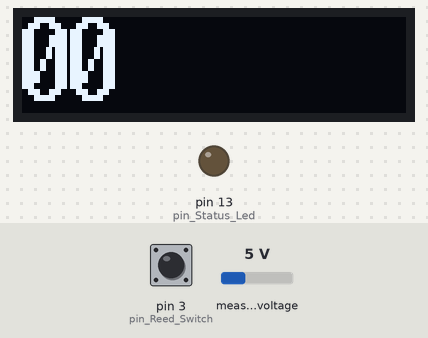
A program run on a simulated Arduino Pro Mini, built with avr-gcc and run on an emulated ATmega328P. Shown: 128×32 one-colour display, output pins drawn as LEDs (lit = HIGH). Inputs (shaded band) come from the test bench; at power-on: measured voltage 5 V, pin 3 (pin_Reed_Switch) HIGH.

Above: at 1.8 s.
At 7.5 s:
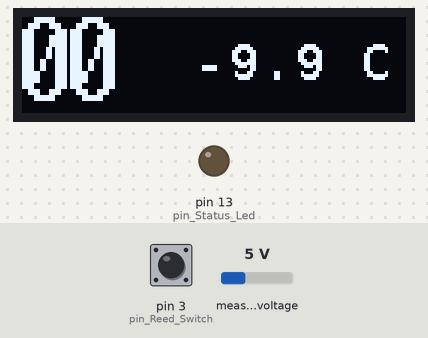
7.6 s: measured voltage set to 5.4 V
At 8.9 s:
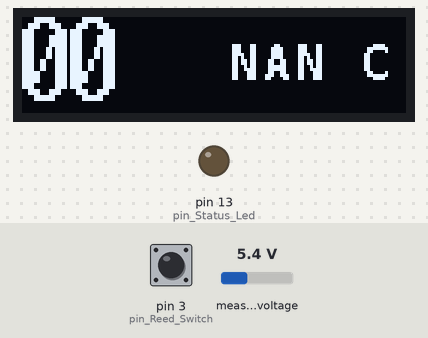
9.4 s: measured voltage set to 0.3 V
At 10.4 s:
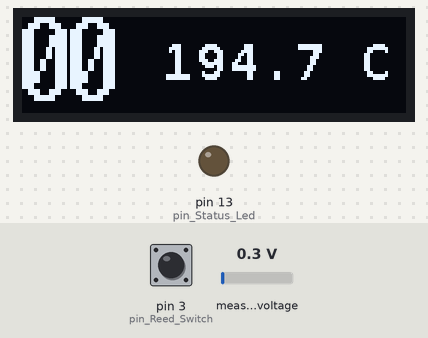
11.4 s: measured voltage set to 3.8 V
At 13.1 s:
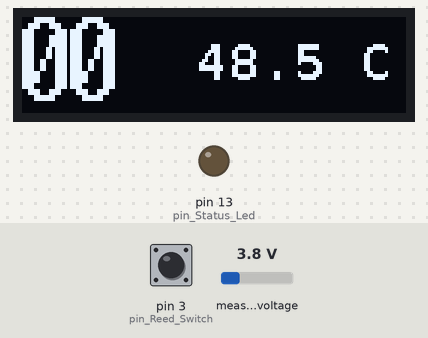
Timing chart, 0 to 14.6 s (numbered marks = the images above; inputs shaded):
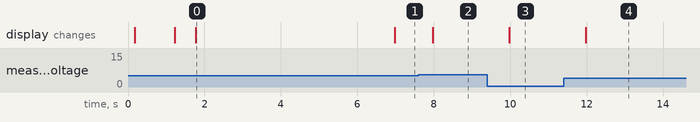

The program:

main.cpp
```cpp
// (licence header left out)
#include <Arduino.h>

#include "display.h"
#include "main.h"
#include "temperature_meter.h"

#define SW_ON_LEVEL LOW   /* Switch on level */
#define SW_OFF_LEVEL HIGH /* Switch off level */

#define COUNTER_STATE_RESET 0
#define COUNTER_STATE_DISABLED 1
#define COUNTER_STATE_START 2
#define COUNTER_STATE_COUNTING 3
#define COUNTER_STATE_STOP 4

#define VIRT_REED_SWITCH_OFF 0
#define VIRT_REED_SWITCH_ON 1

#define REED_SWITCH_STATE_RESET 0
#define REED_SWITCH_STATE_START_TIMER 1
#define REED_SWITCH_STATE_STOP_TIMER 2
#define REED_SWITCH_STATE_READ_PIN 3
#define REED_SWITCH_STATE_ROTATE_BIN_COUNTER 4
#define REED_SWITCH_STATE_SET_LOGIC_SWITCH 5

// Switch Variables - "Reed_Switch"
int           state_Reed_Switch = REED_SWITCH_STATE_RESET; // The actual ~state~ of the state machine
int           pin_Reed_Switch = 3;                         // Input/Output (IO) pin for the switch, 3 = pin 3 a.k.a. D3
int           value_Reed_Switch = 0;                       // Value of the switch ("HIGH" or "LOW")
unsigned long t_Reed_Switch = 0;                           // Typically represents the current time of the switch
unsigned long t_0_Reed_Switch = 0;                         // The time that we last passed through an interesting state
unsigned long bounce_delay_Reed_Switch = 5;                // The delay to filter bouncing
unsigned int  bin_counter = 0;                             // binary counter for reed switch
int           virtual_Reed_Switch = VIRT_REED_SWITCH_OFF;  // virtual switch

// State Machine Counter variables
int           state_counter1 = COUNTER_STATE_RESET; // The actual ~state~ of the state machine
int           iSecCounter1 = -1;                    // extern in main.h
int           iMinCounter1 = -1;                    // extern in main.h
int           prev_state_counter1 = 0; // Remembers the previous state (useful to know when the state has changed)
int           prev_iSecCounter1 = 0;
int           prev_iMinCounter1 = 0;
unsigned long start_counter1 = 0;
unsigned long elapsed_counter1 = 0;

int pin_Status_Led = LED_BUILTIN;

char TimeCounterStr[] = "00:00"; /** String to store time counter value, format: MM:SS */
char SecondsCounterStr[] = "00"; /** String to store time counter value, format: SS */

/* Functions */

void setup(void)
{
    // if DEBUG is turned on, intialize serial connection
    Serial.begin(115200);
#ifdef SERIAL_DEBUG_ENABLED
    Serial.println(F("Debugging is ON"));
#endif
    Gpio_Init();
    ina219_init();
    Display_Init();
    Display_Clear();
    // SM inits
    StateMachine_counter1();
    StateMachine_Reed_Switch();
    state_machine_volt_meter();
    // state_Display = DISPLAY_STATE_RESET;
    StateMachine_Display();
}

void loop()
{
    // Instruct all the state machines to proceed one step
    StateMachine_Reed_Switch();

    // Provide events that can force the state machines to change state
    switch (virtual_Reed_Switch)
    {
    case VIRT_REED_SWITCH_OFF:
        digitalWrite(pin_Status_Led, LOW);
        if (state_counter1 == COUNTER_STATE_COUNTING)
        {
            state_counter1 = COUNTER_STATE_STOP;
        }
        break;
    case VIRT_REED_SWITCH_ON:
        digitalWrite(pin_Status_Led, HIGH);
        if (state_counter1 == COUNTER_STATE_DISABLED)
        {
            state_counter1 = COUNTER_STATE_START;
        }
        break;
    }
    StateMachine_counter1();
    state_machine_volt_meter();
    StateMachine_Display();
}

/**
 * @brief Counter 1 state machine - counts the seconds
 */
void StateMachine_counter1(void)
{

    prev_state_counter1 = state_counter1;

    // State Machine Section
    switch (state_counter1)
    {
    case COUNTER_STATE_RESET:
        iSecCounter1 = 0;
        iMinCounter1 = 0;
        elapsed_counter1 = 0;
        state_counter1 = COUNTER_STATE_DISABLED;
        break;
    case COUNTER_STATE_DISABLED:
        // waiting for START event
        break;
    case COUNTER_STATE_START:
        iSecCounter1 = 0;
        iMinCounter1 = 0;
        elapsed_counter1 = 0;
        start_counter1 = millis();
        state_counter1 = COUNTER_STATE_COUNTING;
        state_Display = DISPLAY_STATE_TIMER_RUNNING;
        break;
    case COUNTER_STATE_COUNTING:
        prev_iSecCounter1 = iSecCounter1;
        elapsed_counter1 = millis() - start_counter1;
        iSecCounter1 = int((elapsed_counter1 / 1000) % 60);
        iMinCounter1 = int((elapsed_counter1 / 1000) / 60);
        if (int((elapsed_counter1 / 100) % 10) > 6)
        {
            state_Display = DISPLAY_STATE_TEMPERATURE;
        }
        if (iSecCounter1 != prev_iSecCounter1)
        {
// debug display
#ifdef SERIAL_DEBUG_ENABLED
            Serial.print(F("iMinCounter1: "));
            Serial.print(iMinCounter1, DEC);
            Serial.print(F(" iSecCounter1: "));
            Serial.println(iSecCounter1, DEC);
#endif
            state_Display = DISPLAY_STATE_TIMER_RUNNING;
        }
        break;
    case COUNTER_STATE_STOP:
        state_counter1 = COUNTER_STATE_DISABLED;
        state_Display = DISPLAY_STATE_TIMER_STOPPED;
        break;
    }
    if (prev_state_counter1 == state_counter1)
    {
        // do nothing
    }
    else
    {
// debug display
#ifdef SERIAL_DEBUG_ENABLED
        Serial.print(F("state_counter1: "));
        Serial.println(state_counter1, DEC);
#endif
    }
}

/**
 * @brief Reed switch state machine, extended with a logic switch which handles the 50Hz switching of reed switch on
 * the solenoid
 */
void StateMachine_Reed_Switch(void)
{
    int prev_virtual_Reed_Switch;
    // State Machine Section
    switch (state_Reed_Switch)
    {
    case REED_SWITCH_STATE_RESET: // RESET!
        // variables initialization
        bin_counter = 0;
        virtual_Reed_Switch = VIRT_REED_SWITCH_OFF;
        value_Reed_Switch = SW_OFF_LEVEL;
        state_Reed_Switch = REED_SWITCH_STATE_START_TIMER;
        break;

    case REED_SWITCH_STATE_START_TIMER: // Start SW timer
        // Start debounce timer and proceed to state3, "OFF, armed to ON"
        t_0_Reed_Switch = millis();
        state_Reed_Switch = REED_SWITCH_STATE_STOP_TIMER;
        break;

    case REED_SWITCH_STATE_STOP_TIMER: // Timer stop
        // Check to see if debounce delay has passed
        t_Reed_Switch = millis();
        if (t_Reed_Switch - t_0_Reed_Switch > bounce_delay_Reed_Switch)
        {
            state_Reed_Switch = REED_SWITCH_STATE_READ_PIN;
        }
        break;

    case REED_SWITCH_STATE_READ_PIN: // Read Switch pin
        value_Reed_Switch = digitalRead(pin_Reed_Switch);
        state_Reed_Switch = REED_SWITCH_STATE_ROTATE_BIN_COUNTER;
        break;
    case REED_SWITCH_STATE_ROTATE_BIN_COUNTER: // Rotate binary counter
        bin_counter = bin_counter << 1;
        if (value_Reed_Switch == SW_ON_LEVEL)
        {
            bin_counter++;
        }
        state_Reed_Switch = REED_SWITCH_STATE_SET_LOGIC_SWITCH;
        break;

    case REED_SWITCH_STATE_SET_LOGIC_SWITCH:
        prev_virtual_Reed_Switch = virtual_Reed_Switch;
        if (bin_counter > 0)
        {
            if (prev_virtual_Reed_Switch == VIRT_REED_SWITCH_OFF)
            {
                virtual_Reed_Switch = VIRT_REED_SWITCH_ON;
// debug display
#ifdef SERIAL_DEBUG_ENABLED
                Serial.println(F("Virtual Reed switch ON"));
#endif
            }
        }
        else
        {
            if (prev_virtual_Reed_Switch == VIRT_REED_SWITCH_ON)
            {
                virtual_Reed_Switch = VIRT_REED_SWITCH_OFF;
// debug display
#ifdef SERIAL_DEBUG_ENABLED
                Serial.println(F("Virtual Reed switch OFF"));
#endif
            }
        }
        state_Reed_Switch = REED_SWITCH_STATE_START_TIMER;

        break;
    }
}

/**
 * @brief Converts the minutes and seconds to char and updates the TimeCounterStr string
 * @param tMinutes : minutes value
 * @param tSeconds : seconds value
 */
void update_TimeCounterStr(int tMinutes, int tSeconds)
{
    TimeCounterStr[0] = (char)((tMinutes / 10) + 0x30);
    TimeCounterStr[1] = (char)((tMinutes % 10) + 0x30);
    TimeCounterStr[3] = (char)((tSeconds / 10) + 0x30);
    TimeCounterStr[4] = (char)((tSeconds % 10) + 0x30);
    SecondsCounterStr[0] = (char)((tSeconds / 10) + 0x30);
    SecondsCounterStr[1] = (char)((tSeconds % 10) + 0x30);
}

void Gpio_Init(void)
{
    pinMode(pin_Reed_Switch, INPUT_PULLUP); // INPUT => reverse logic!
    pinMode(pin_Status_Led, OUTPUT);
}
```

Mirrored_LEDBackpack.h
```cpp
/**
* Mirrored_LEDBackpack.h - Mirroring extension for Adafruit LED Bacpack library
*/

#ifndef _MIRRORED_LED_BACKPACK_H
#define _MIRRORED_LED_BACKPACK_H

#include <Arduino.h>
#include <Wire.h>
#include <ht16k33.h>
#include <Adafruit_LEDBackpack.h>
#include <Adafruit_GFX.h>


#ifndef _swap_int16_t
#define _swap_int16_t(a, b) { int16_t t = a; a = b; b = t; }
#endif

// mirror classes - this is required becuase of different wiring of LED matrix

class Adafruit_X_Mirrored_8x8matrix: public Adafruit_LEDBackpack, public Adafruit_GFX {

  public:
  Adafruit_X_Mirrored_8x8matrix(void);

  void drawPixel(int16_t x, int16_t y, uint16_t color);

  private:

};

class Adafruit_Y_Mirrored_8x16minimatrix : public Adafruit_LEDBackpack, public Adafruit_GFX {
 public:
  Adafruit_Y_Mirrored_8x16minimatrix(void);

  void drawPixel(int16_t x, int16_t y, uint16_t color);

 private:
};

#endif  //_MIRRORED_LED_BACKPACK_H
```

TinyDigit.h
```cpp
/**
 * TinyDigit.h
 * 3x5 font map for numbers only
 */

const int digit3x5landscape_count = 10;

unsigned const int PROGMEM digit3x5landscape[digit3x5landscape_count][3] = {

   // only digits!
  { 0x1F, 0x11, 0x1F}, //0
  { 0x00, 0x00, 0x1F}, //1
  { 0x1D, 0x15, 0x17}, //2
  { 0x15, 0x15, 0x1F}, //3
  { 0x07, 0x04, 0x1F}, //4
  { 0x17, 0x15, 0x1D}, //5
  { 0x1F, 0x15, 0x1D}, //6
  { 0x01, 0x01, 0x1F}, //7
  { 0x1F, 0x15, 0x1F}, //8
  { 0x17, 0x15, 0x1F}  //9
};
```

display.h
```cpp
#pragma once

#include <Arduino.h>

#include "main.h"
#include "temperature_meter.h"

#ifdef MAX7219_ENABLED
#include "display_max7219_ledmatrix.h"
#endif // #ifdef MAX7219_ENABLED

#ifdef SSD1306_ENABLED
#include "display_ssd1306.h"
#endif

#ifdef HT16K33_ENABLED
#include "display_ht16k33.h"
#endif

#define DISPLAY_CLEAR_TRUE true
#define DISPLAY_CLEAR_FALSE false
#define DISPLAY_STOPPED_TRUE true
#define DISPLAY_STOPPED_FALSE false

#define DISPLAY_STATE_RESET 0
#define DISPLAY_STATE_TIMER_RUNNING 1
#define DISPLAY_STATE_TIMER_STOPPED 2
#define DISPLAY_STATE_HOLD_TIMER_ON 3
#define DISPLAY_STATE_TEMPERATURE 4
#define DISPLAY_STATE_DO_NOTHING 5

// State Machine Display global variables
extern int state_Display;
// extern unsigned long t_Display;
// extern unsigned long t_0_Display;
// extern unsigned long delay_For_Stopped_Timer;

void Display_Init(void);
void StateMachine_Display(void);
void Display_Timer_On_All(boolean need_Display_Clear, boolean need_Display_Stopped);
void Display_Running_Timer(void);
void Display_Stopped_Timer(void);
void Display_Temperature(void);
void Display_Clear(void);
```

display_ht16k33.h
```cpp
#pragma once

#include "display.h"

//#include "Adafruit_GFX.h"
#include "Adafruit_LEDBackpack.h"
#include "Mirrored_LEDBackpack.h"
#include "PicopixelMod.h"
#include "ht16k33.h"

#define HT16K33_NORMAL_BRIGHTNESS (8)
#define HT16K33_TEMPERATURE_BRIGHTNESS (3)
#define HT16K33_DIMMED_BRIGHTNESS (1)

#define HT16K33_TIMER_CURSOR_X (5)
#define HT16K33_TIMER_CURSOR_Y (5)
#define HT16K33_TEMPERATURE_CURSOR_X (1)
#define HT16K33_TEMPERATURE_CURSOR_Y (7)

// HT16K33 LED Matrix display
// Define lpaseen library class
extern HT16K33 HT;

// Define Adafruit library class
// Original was: Adafruit_8x16minimatrix matrix = Adafruit_8x16minimatrix();
extern Adafruit_Y_Mirrored_8x16minimatrix matrix_ht16k33;

void Ht16k33_Led_Matrix_Init(void);
void display_Timer_On_Ht16k33(char *pCounterStr, boolean need_Display_Clear, boolean need_Display_Stopped);
void display_Temperature_On_Ht16k33(char *pTemperatureStr);
```

display_max7219_ledmatrix.h
```cpp
#pragma once

#include "display.h"

#include "LedControl.h"
#include "TinyDigit.h"

#define MAX_LED_DEVICES (1)

extern LedControl lc_max7219;
extern byte       Max7219_intensity;
extern byte       Max7219_bright_intensity;
extern byte       Max7219_dimm_intensity;

void max7219_led_matrix_init(void);
void max7219_display_clear(void);
void max7219_display_bright(int dnum2disp);
void max7219_display_dimm(int dnum2disp);
void max7219_display_2_digits_on_5x7(int d_address, int num2disp, int d_intensity);
void max7219_display_tinydigit3x5l(int address, byte x, byte y, char c);
void display_Timer_On_Max7219(int SecCounter, boolean need_Display_Clear, boolean need_Display_Stopped);
```

display_ssd1306.h
```cpp
#pragma once

#include "display.h"

#include <SSD1306Ascii.h>
#include <SSD1306AsciiWire.h>

#define OLED_I2C_ADDR 0x3C /* OLED module I2C address */

// Set up OLED display
extern SSD1306AsciiWire oled_ssd1306_display;

void Ssd1306_Oled_Init(void);
void display_Timer_On_Ssd1306(char *pCounterStr, boolean need_Display_Clear, boolean need_Display_Stopped);
void display_Temperature_On_Ssd1306(char *pTemperatureStr);
```

main.h
```cpp
#pragma once

#include <Wire.h>
#include <math.h>

// uncomment the line below if you would like to have debug messages
//#define SERIAL_DEBUG_ENABLED 1

// uncomment the line below if you would like to use MAX7219 LED matrix
//#define MAX7219_ENABLED 1

// uncomment the line below if you would like to use HT16K33 LED matrix
//#define HT16K33_ENABLED 1

// uncomment the line below if you would like to use SSD1306 OLED display
#define SSD1306_ENABLED 1

extern int  iSecCounter1;
extern int  iMinCounter1;
extern char TimeCounterStr[];
extern char SecondsCounterStr[];

/* Function declarations */

void setup(void);
void loop(void);
void StateMachine_counter1(void);
void StateMachine_Reed_Switch(void);
void StateMachine_Status_Led(void);
void update_TimeCounterStr(int tMinutes, int tSeconds);
void Gpio_Init(void);
```

temperature_meter.h
```cpp
#pragma once

#include "Adafruit_INA219.h"
#include "main.h"
#include <Arduino.h>

#define VOLT_METER_STATE_RESET 0
#define VOLT_METER_STATE_START_TIMER 1
#define VOLT_METER_STATE_STOP_TIMER 2
#define VOLT_METER_STATE_READ_VOLTAGE 3

// Thermistor calculation values
// Original idea and code from Jimmy Roasts, https://github.com/JimmyRoasts/LaMarzoccoTempSensor

// resistance at 25 degrees C
#define THERMISTORNOMINAL_V1 (50000U) // version 1
#define THERMISTORNOMINAL_V2 (49120U) // version 2 updated calculation
// temp. for nominal resistance (almost always 25 C)
#define TEMPERATURENOMINAL (25U)
// how many samples to take and average, more takes longer
// but is more 'smooth'
#define NUMSAMPLES (100U)
// The beta coefficient of the thermistor (usually 3000-4000)
#define BCOEFFICIENT_V1 (4400U) // version 1
#define BCOEFFICIENT_V2 (3977U) // version 2, updated calculation
// the value of the 'other' resistor
#define SERIESRESISTOR_V1 (6960U)
#define SERIESRESISTOR_V2 (6190U) // version 2, measured on board
// scaling value to convert voltage
#define VOLTAGESCALE ((float)(12.1))
// reference voltage
//#define VOLTAGEREF 4.585
#define VOLTAGEREF ((float)(4.16))

#define LMREF ((float)(5.07)) // measured from LMBoard --- GND Board

// Global temperature strings
extern char TEMPERATURE_STR_V2[6];
extern char TEMPERATURE_STR_LED_V2[5];

void  ina219_init(void);
float get_thermistor_voltage(void);
void  state_machine_volt_meter(void);
void  calculate_Temperature_V2(float thermistor_voltage);
```

Mirrored_LEDBackpack.cpp
```cpp
/**
* Mirrored_LEDBackpack.cpp - Mirroring extension for Adafruit LED Bacpack library
*/

#include <Arduino.h>
#include <Wire.h>
#include <ht16k33.h>
#include <Adafruit_LEDBackpack.h>
#include <Adafruit_GFX.h>
#include <Mirrored_LEDBackpack.h>

Adafruit_X_Mirrored_8x8matrix::Adafruit_X_Mirrored_8x8matrix(void) : Adafruit_GFX(8, 8) {
}

void Adafruit_X_Mirrored_8x8matrix::drawPixel(int16_t x, int16_t y, uint16_t color) {
  if ((y < 0) || (y >= 8)) return;
  if ((x < 0) || (x >= 8)) return;

 // check rotation, move pixel around if necessary
  switch (getRotation()) {
  case 1:
    _swap_int16_t(x, y);
    x = 8 - x - 1;
    break;
  case 2:
    x = 8 - x - 1;
    y = 8 - y - 1;
    break;
  case 3:
    _swap_int16_t(x, y);
    y = 8 - y - 1;
    break;
  }

  x = 8 - x - 1; // X pixel mirrored

    if (color) {
    displaybuffer[y] |= 1 << x;
  } else {
    displaybuffer[y] &= ~(1 << x);
  }
}


Adafruit_Y_Mirrored_8x16minimatrix::Adafruit_Y_Mirrored_8x16minimatrix(void) : Adafruit_GFX(8, 16) {
}

void Adafruit_Y_Mirrored_8x16minimatrix::drawPixel(int16_t x, int16_t y, uint16_t color) {

  if ((y < 0) || (x < 0)) return;
  if ((getRotation() % 2 == 0) && ((y >= 16) || (x >= 8))) return;
  if ((getRotation() % 2 == 1) && ((x >= 16) || (y >= 8))) return;


 // check rotation, move pixel around if necessary
  switch (getRotation()) {
  case 0:
    y = 16 - y - 1;
    x = 8 - x - 1;
    if (y >= 8) {
      x += 8;
      y -= 8;
    }
     _swap_int16_t(x, y);
    break;
  case 1:
    //y = 8 - y - 1; //<= not needed because of mirroring Y
    if (x >= 8) {
      x -= 8;
      y += 8;
    }
    break;
  case 2:
    if (y >= 8) {
      x += 8;
      y -= 8;
    }
     _swap_int16_t(x, y);
    break;
  case 3:
    x = 16 - x - 1;
    y = 8 - y - 1;  //mirroring Y coordinate
    if (x >= 8) {
      x -= 8;
      y += 8;
    }
    break;
  }

  if (color) {
    displaybuffer[x] |= 1 << y;
  } else {
    displaybuffer[x] &= ~(1 << y);
  }
}
```

Source omitted: PicopixelMod.h (9429 bytes), display.cpp (2631 bytes), display_ht16k33.cpp (1728 bytes), splay_max7219_ledmatrix.cpp (4241 bytes), display_ssd1306.cpp (1771 bytes), temperature_meter.cpp (3681 bytes)

Measured:
- the behaviour switches between 5 and 5.1 V on measured voltage (found by bisection; images 1 and 2)
- after the input at 7.6 s, the display: changes after 0.38 s (image 2)
- after the input at 9.4 s, the display: changes after 0.58 s (image 3)
- after the input at 11.4 s, the display: changes after 0.58 s (image 4)
- what the display in image 0 shows lasts 5.2 s, from 1.8 s to 7.0 s
